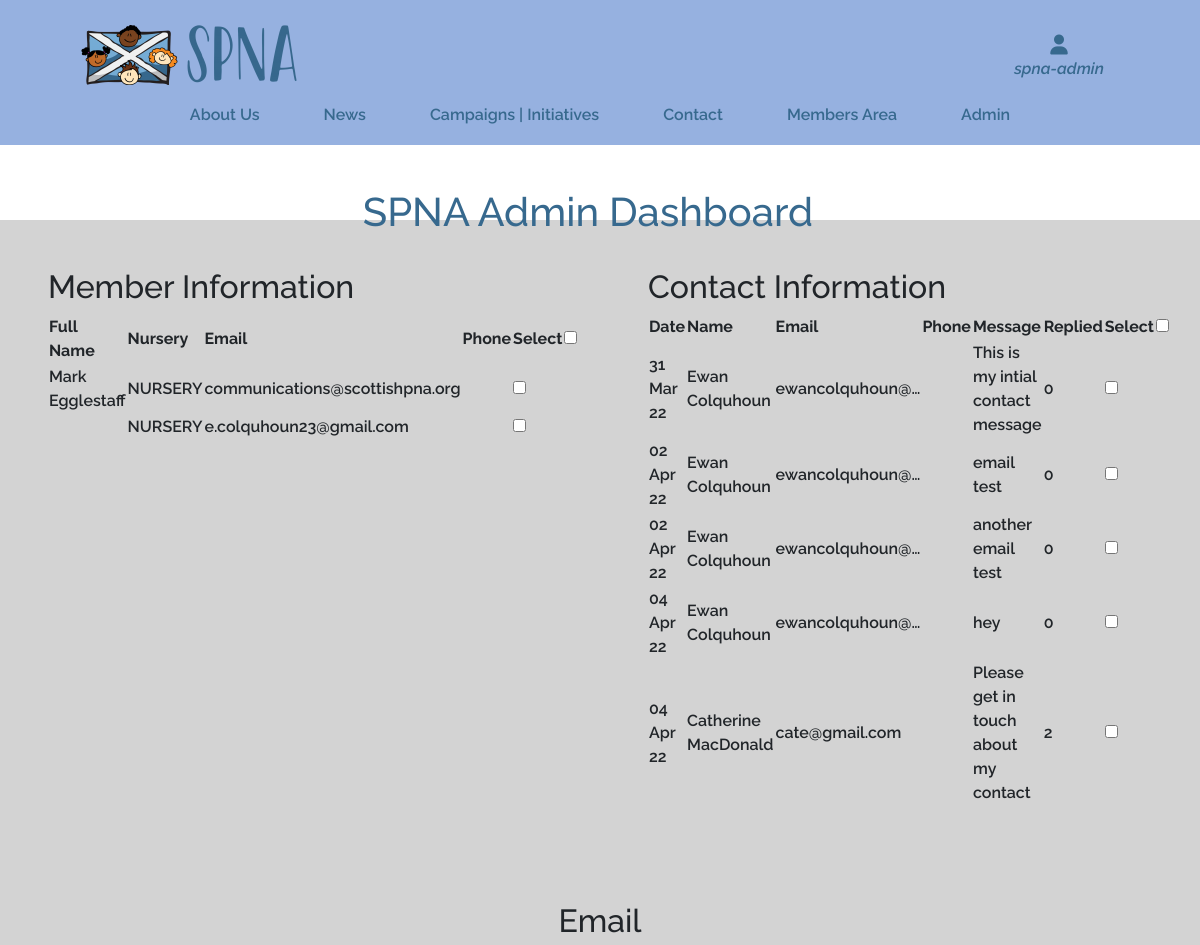
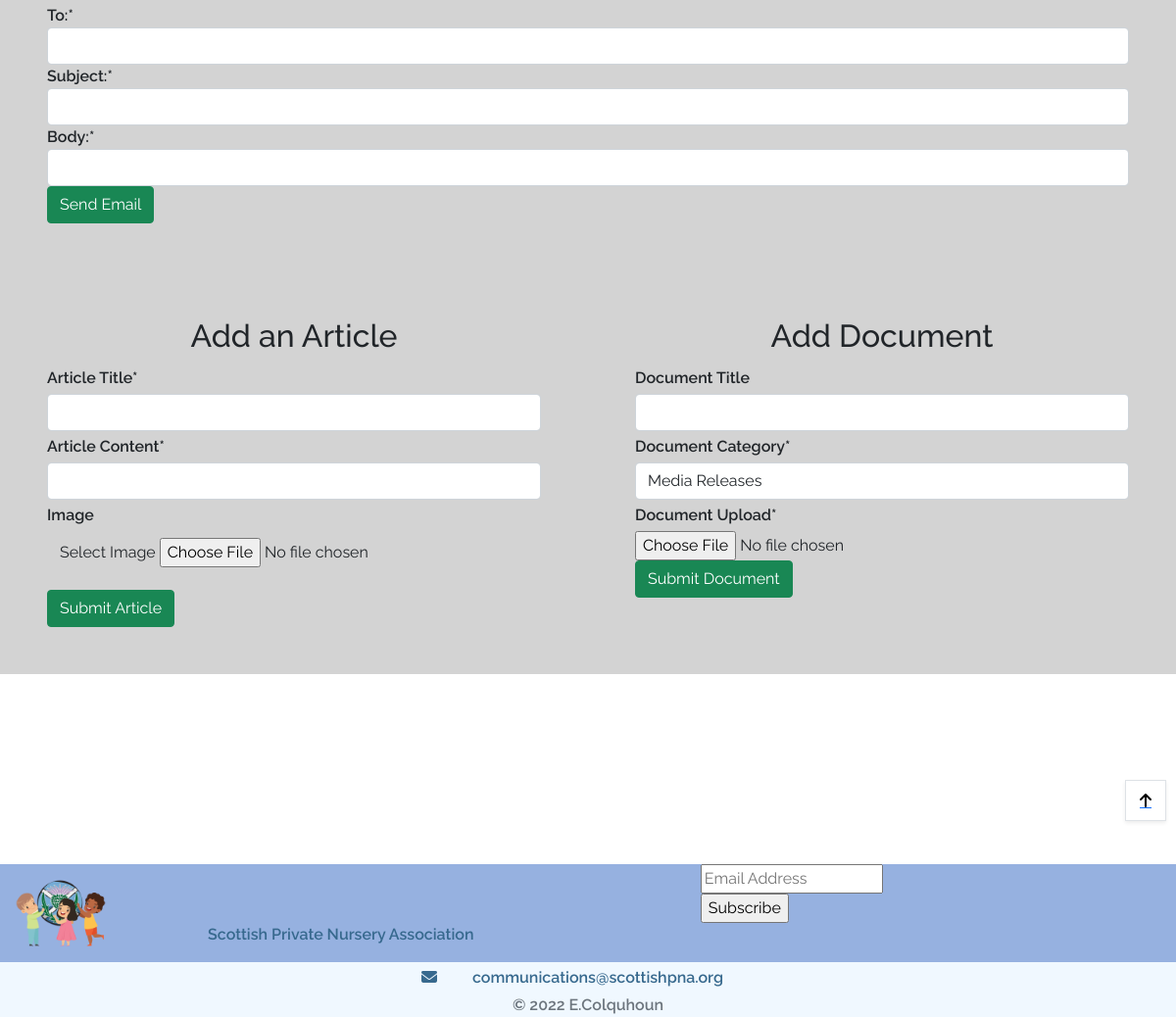
Page /spna_admin/ (signed in) on the committed database (2 pictures, top to bottom).
### contact/models.py (models this page shows, shortened)
class Contact(models.Model):
    name = models.CharField(max_length=30, null=False, blank=False)
    phone_regex = RegexValidator(regex=r'^\+?1?\d{9,15}$', message="Phone number must be entered in the format: '+999999999'. Up to 15 digits allowed.")
    phone_number = models.CharField(validators=[phone_regex], max_length=17, blank=True) # Validators should be a list
    email = models.EmailField(
        max_length=40,
        blank=False,
        help_text='Email must include "@"')
    message = models.TextField(blank=False, null=False)
    replied = models.IntegerField(choices=REPLIED, default=False)
    created = models.DateTimeField(auto_now=True)
    objects = models.Manager()
    class Meta:
        ordering = ['created']

### spna_admin/views.py (the view)
# urls.py: path('spna_admin/', include('spna_admin.urls')),
@login_required
def spna_admin(request):
    if not request.user.is_superuser:
        messages.error(request, "Sorry only SPNA Admin can access this page.")
        return redirect(reverse('home'))
    emailForm = EmailForm()
    docForm = DocumentForm()
    form = ArticleForm()
    users = User.objects.all()
    contacts = Contact.objects.all()
    context = {
        'emailForm': emailForm,
        'docForm': docForm,
        'form': form,
        'users': users,
        'contacts': contacts,
    }
    return render(request, 'spna_admin/spna_admin.html', context)

### contact/forms.py
class ContactForm(forms.ModelForm):
    class Meta:
        model = Contact
        fields = ('name', 'phone_number', 'email', 'message')
        widgets = {
            'message': SummernoteWidget(),
            'email': forms.EmailInput(
                attrs={'placeholder': 'you@youremail.com'}),
            'phone_number': forms.TextInput(
                attrs={'placeholder': '+44 1234567890',
                       'rows': 1, 'cols': 15})
        }

### member/forms.py (shortened to what this page needs)
class EmailForm(forms.Form):
    email_to = forms.CharField()
    email_subject = forms.CharField()
    email_body = forms.CharField(widget=SummernoteWidget())
    def __init__(self, *args, **kwargs):
        super().__init__(*args, **kwargs)
        self.fields['email_to'].label = 'To:'
        self.fields['email_subject'].label = 'Subject:'
        self.fields['email_body'].label = 'Body:'

### contact/context.py (called while the page is built)
def contact_modal(request):
    article = Articles.objects.all()
    doc = Document.objects.all()
    contact_form = ContactForm()
    context = {
        'contact_form': contact_form,
        'article': article,
        'doc': doc,
    }
    return context

### spna_admin/templates/spna_admin/spna_admin.html (shortened to what this page needs)
{% extends "base.html" %}
{% load static %}
{% load crispy_forms_tags %}
{% block extra_css %}
<link rel="stylesheet" type="text/css" href="{% static 'spna_admin/css/spna_admin.css' %}">
{% endblock %}
{% block page_header %}
    <div class="container-fluid header-container">
    </div>
{% endblock %}
{% block content %}
<section id="admin-header">
    <div class="conatiner-fluid text-center">
        <div class="row h-100 w-100">
            <div class="col-12 p-5 h-100 w-100 text-center">
                <h1 id="admin-title" class="text-blue">SPNA Admin Dashboard</h1>
            </div>
        </div>
    </div>
</section>
<section id="admin-dashboard" class="bg-light-grey">
    <div class="container-fluid">
        <div class="row">
            <div class="col-12 col-lg-6 p-2 p-sm-5 mx-auto">
                <div class="member-table-head">
                    <h2>Member Information</h2>
                </div>
                <table>
                    <tr>
                        <th>Full Name</th>
                        <th>Nursery</th>
                        <th>Email</th>
                        <th>Phone</th>
                        <th>Select</th>
                        <th><input id="members-select-all" type="checkbox" ></th>
                    </tr>
                    {% for user in users %}
                    <tr>
                        <td>{{user.first_name}} {{user.last_name}}</td>
                        <td>NURSERY</td>
                        <td>{{user.email}}</td>
                        <td>{{user.phone}}</td>
                        <td><input type="checkbox" id="select" class="member-select-box select-box" name="email" value="{{user.email}}"></td>
                    </tr>
                    {% endfor %}
                </table>
            </div>
            <div class="col-12 col-lg-6 p-2 p-sm-5 mx-auto">
                <div class="contact-table-head">
                    <h2>Contact Information</h2>
                </div>
                <table>
                    <tr>
                        <th>Date</th>
                        <th>Name</th>
                        <th>Email</th>
                        <th>Phone</th>
                        <th>Message</th>
                        <th>Replied</th>
                        <th>Select</th>
                        <th><input id="contacts-select-all" type="checkbox" ></th>
                    </tr>
                    {% for contact in contacts %}
                    <tr>
                        <td>{{contact.created|date:"d M y" }}</td>
                        <td>{{contact.name}}</td>
                        <td>{{contact.email|truncatechars:15}}</td>
                        <td>{{contact.phone}}</td>
                        <td>{{contact.message|cut:"<p>"|cut:"</p>"}}</td>
                        <td>{{contact.replied}}</td>
                        <td><input type="checkbox" id="select" name="email" class="contact-select-box select-box" value="{{contact.email}}"></td>
                    </tr>
                    {% endfor %}
                </table>
            </div>
        </div>
        <div class="row">
            <div class="col-12 mx-auto p-2 p-sm-5">
                <div class="text-center">
                    <h2>Email</h2>
                </div>
                <form action="{% url 'send_email' %}" method="POST">
                    {{ emailForm|crispy }}
                    <button class="btn btn-success" type="submit">Send Email</button>
                </form>
            </div>
        </div>
        <div class="row">
            <div class="col-12 col-md-6 p-2 p-sm-5 mx-auto">
                <div class="text-center">
                    <h2>Add an Article</h2>
                </div>
                <form class="admin-form" action="{% url 'add_article' %}" method="POST" enctype="multipart/form-data">
                    {{ form|crispy }}
                    <div>
                        <button class="btn btn-success">Submit Article</button>
                    </div>
                </form>
            </div>
            <div class="col-12 col-md-6 p-2 p-sm-5 mx-auto">
                <div class="text-center">
                    <h2>Add Document</h2>
                </div>
                <form class="admin-form" action="{% url 'add_document' %}" method="POST" enctype="multipart/form-data">
                    {{ docForm|crispy }}
                    <div>
                        <button class="btn btn-success">Submit Document</button>
                    </div>
                </form>
            </div>
        </div>
    </div>
</section>
<div class="page-footer">
</div>
{% endblock %}

### templates/base.html (shortened to what this page needs)
{% load static %}
{% load crispy_forms_tags %}
<!doctype html>
<html lang="en">
    <head>
        {% block corecss %}
        <link rel="stylesheet"  type="text/css" href="https://cdnjs.cloudflare.com/ajax/libs/tiny-slider/2.9.4/tiny-slider.css">
        <link href="//cdn-images.mailchimp.com/embedcode/classic-10_7_dtp.css" rel="stylesheet" type="text/css">
        <link href="https://cdn.jsdelivr.net/npm/bootstrap@5.1.3/dist/css/bootstrap.min.css" rel="stylesheet">
        <link rel="stylesheet" href="{% static 'css/base.css' %}">
        {% endblock %}
        {% block extra_css %}
        {% endblock %}
    </head>
    <body>
        <header class="fixed-top bg-blue">
            <div id="topnav" class="row pt-lg-2 d-none d-lg-flex">
                <div class="col-12 col-md-8 mx-auto my-auto py-1 py-lg-0">
                    <a href="{% url 'home' %}" class="nav-link main-logo-link">
                        <img src="{{ spna }}/media/original/logo.png" alt="SPNA Logo">
                    </a>
                </div>
                <div class="col-12 col-md-2 mx-auto my-auto py-lg-0">
                    <div class="text-center other-nav" data-bs-toggle="dropdown">
                        <div><i class="fas fa-user fa-lg"></i></div>
                        <p class="my-0 link-text">{% if request.user.is_authenticated %}<span class="italic">{{user.username}}</span>{% else %}Join/Login{% endif %}</p>
                    </div>
                        {% include 'includes/account/spna_login.html' %}
                </div>
            </div>
            <div class="row cover">
                <div class="col-12 col-md-10 mx-auto">
                    <nav class="navbar navbar-expand-lg my-auto bg-blue h-100 w-100" id="navbarNav">
                        <div class="collapse navbar-collapse" id="main-nav">
                            <ul class="navbar-nav my-auto sticky-top">
                                <li class="nav-item">
                                    <a href="{% url 'about' %}">About Us</a>
                                </li>
                                <li class="nav-item ">
                                    <a href="{% url 'news' %}">News</a>
                                </li>
                                <li class="nav-item">
                                    <a href="{% url 'initiatives' %}">Campaigns | Initiatives</a>
                                </li>
                                <li class="nav-item">
                                    <a id="contact-button" data-bs-toggle="modal" data-bs-target="#myModal" href="#myModal">Contact</a>
                                </li>
                                {% if request.user.is_authenticated %}
                                    <li class="nav-item">
                                        <a href="{% url 'member_area' %}">Members Area</a>
                                    </li>
                                {% endif %}
                                {% if request.user.is_authenticated %}
                                    {% if request.user.is_superuser %}
                                    <li class="nav-item">
                                        <a href="{% url 'spna_admin' %}">Admin</a>
                                    </li>
                                    {% endif %}
                                {% endif %}
                            </ul>
                        </div>
                    </nav>
                </div>
            </div>
        </header>
        {% block page_header %}
        {% endblock %}
        {% block content %}
        {% endblock %}
        <div class="btt-button shadow-sm rounded-0 border border-black">
            <a id="btt-link"class="btt-link d-flex h-100">
                <i id="btt-arrow" class="fas fa-arrow-up text-black mx-auto my-auto"></i>
            </a>
        </div>
        <footer class=" fixed-bottom">
            <div id="footer" class="container-fluid bg-blue">
                <div id="mailchimp-row" class="row">
                    <div class="col-12 col-md-2 d-none d-md-block ">
                        <img class="pl-3" src="{{ spna }}/media/original/cropped-SPNA_logo_icon.png" width="100px" height="100px" alt="Cropped SPNA logo">
                    </div>
                    <div class="col-12 col-lg-3 pb-0 mb-0 my-auto">
                        <p class="footer-logo text-blue">Scottish Private Nursery Association</p>
                    </div>
                    <div class="col-12 col-md-7">
                        <div id="mc_embed_signup">
                            <form action="https://hotmail.us14.list-manage.com/subscribe/post?u=291280cf52030472eb64f0704&amp;id=a51e9f2451" method="post" id="mc-embedded-subscribe-form" name="mc-embedded-subscribe-form" class="validate" target="_blank" novalidate>
                                <div id="mc_embed_signup_scroll">
                                    <div class="mc-field-group">
                                        <input placeholder="Email Address" type="email" value="" name="EMAIL" class="required email" id="mce-EMAIL">
                                    </div>
                                    <div class="d-inline">
                                        <input type="submit" value="Subscribe" name="subscribe" id="mc-embedded-subscribe" class="button btn-blue">
                                    </div>
                                </div>
                            </form>
                        </div>
                    </div>
                </div>
                <div id="inner-lower-footer" class="row">
                    <div class="col-12 text-center">
                        <div class="p-1">
                            <i class="fas fa-envelope"></i>
                            <a class="pl-1" href="mailto:communications@scottishpna.org">communications@scottishpna.org</a>
                        </div>
                        <span class="text-muted">&copy 2022 E.Colquhoun </span>
                    </div>
                </div>
            </div>
        </footer>
    </body>
</html>

### static/css/base.css (style rules this page uses)
html { height: 100%; scroll-behavior: smooth; }
body { font-family: 'Raleway', sans-serif; font-weight: 600; overflow-y: auto; padding-bottom: 171px; }
.row { padding: 0; }
.fixed-top { z-index: 10; }
#topnav { height: 85px; }
.cover { min-height: 60px; }
#main-nav { justify-content: center; }
.nav-item a, footer a { text-decoration: none; color: #37698e; padding: 0 2rem; }
.bg-blue { background-color: #96b1e0; }
.bg-light-grey { background-color: lightgrey; }
.text-blue { color: #37698e; }
.page-footer { height: 179px; }
#footer { position: absolute; bottom: 0; align-items: center; height: fit-content; }
#inner-lower-footer { background-color: aliceblue; max-height: max-content; }
.italic { font-style: italic; }
#btt-arrow { mix-blend-mode: difference; color: antiquewhite; }
.btt-button { height: 42px; width: 42px; position: fixed; bottom: 200px; right: 10px; }
.btt-link { cursor: pointer; }
#mc_embed_signup { float: right; width: 70%; }
#mc_embed_signup .mc-field-group { width: 98%; }
.fas, .link-text { color: rgb(55,105,142); }
.main-logo-link { width: fit-content; }
@media (min-width: 992px) { .header-container { padding-top: 140px; } }

### spna_admin/static/spna_admin/css/spna_admin.css (style rules this page uses)
#admin-header { height: 10vh; color: black; }
.admin-form label { padding: 4px 0px; }

### rows in the picture
Contact: created "31 Mar 22", name "Ewan Colquhoun", email "ewancolquhoun@…", message "This is my intial contact message", replied "0"
Contact: created "02 Apr 22", name "Ewan Colquhoun", email "ewancolquhoun@…", message "email test", replied "0"
Contact: created "02 Apr 22", name "Ewan Colquhoun", email "ewancolquhoun@…", message "another email test", replied "0"
Contact: created "04 Apr 22", name "Ewan Colquhoun", email "ewancolquhoun@…", message "hey", replied "0"
Contact: created "04 Apr 22", name "Catherine MacDonald", email "cate@gmail.com", message "Please get in touch about my contact", replied "2"

### other values in the picture
{{ user.username }} "spna-admin"
{{ user.first_name }} "Mark"
{{ user.last_name }} "Egglestaff"
{{ user.email }} "communications@scottishpna.org"
{{ user.email }} "e.colquhoun23@gmail.com"
